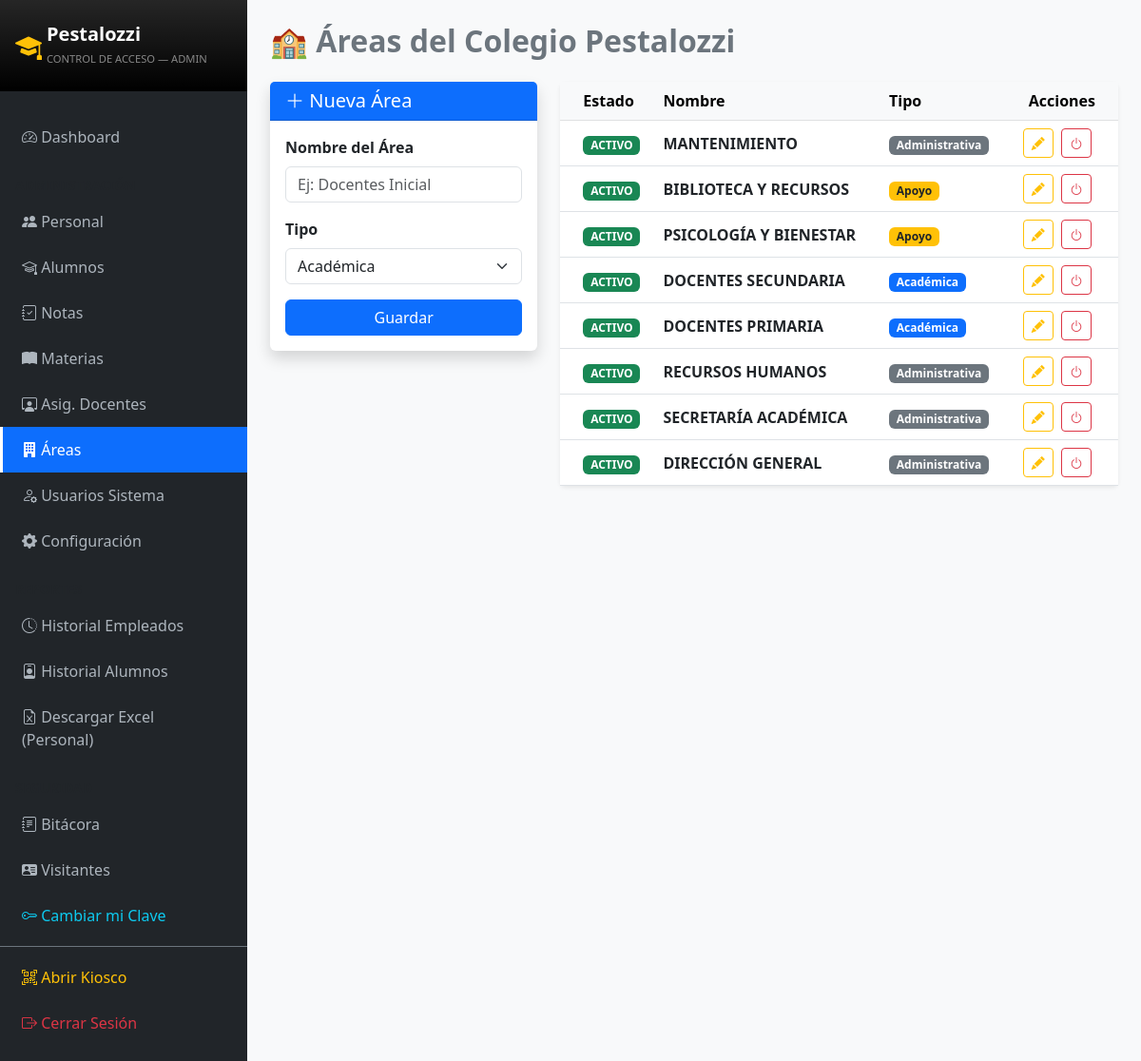
The app's page /public/index.php?c=Department (signed in) with its own data.
### tables this page shows
CREATE TABLE IF NOT EXISTS `areas` (
  `id` int NOT NULL AUTO_INCREMENT,
  `nombre` varchar(100) NOT NULL,
  `tipo` enum('academica','administrativa','apoyo') DEFAULT 'academica',
  `estado` enum('activo','inactivo') DEFAULT 'activo',
  PRIMARY KEY (`id`)
);

### app/controllers/DepartmentController.php (called while the page is built, shortened)
<?php
require_once '../app/models/Department.php';
class DepartmentController {
    private $areaModel;
    public function __construct() {
        $database = new Database();
        $db = $database->getConnection();
        $this->areaModel = new Department($db);
    }
    public function index() {
        $departments = $this->areaModel->readAll();
        require_once '../app/views/departments/index.php';
    }
}
?>

### app/models/Department.php (called while the page is built, shortened)
<?php
class Department {
    private $conn;
    private $tabla = "areas";
    public function __construct($db) {
        $this->conn = $db;
    }
    public function readAll() {
        $query = "SELECT * FROM " . $this->tabla . " ORDER BY id DESC";
        $stmt = $this->conn->prepare($query);
        $stmt->execute();
        return $stmt->fetchAll(PDO::FETCH_ASSOC);
    }
}
?>

### app/views/departments/index.php (the view, shortened to what this page needs)
<!DOCTYPE html>
<html lang="es">
<head>
    <link href="https://cdn.jsdelivr.net/npm/bootstrap@5.3.0/dist/css/bootstrap.min.css" rel="stylesheet">
    <link rel="stylesheet" href="https://cdn.jsdelivr.net/npm/bootstrap-icons@1.10.0/font/bootstrap-icons.css">
</head>
<body class="bg-light">
<div class="d-flex">
    <?php require_once '../app/views/layouts/sidebar.php'; ?>
    <div class="flex-grow-1 p-4" style="height: 100vh; overflow-y: auto;">
        <h2 class="mb-4 fw-bold text-secondary">🏫 Áreas del Colegio Pestalozzi</h2>
        <div class="row">
            <div class="col-md-4">
                <div class="card shadow border-0 mb-4">
                    <div class="card-header bg-primary text-white"><h5 class="m-0"><i class="bi bi-plus-lg"></i> Nueva Área</h5></div>
                    <div class="card-body">
                        <form action="?c=Department&a=store" method="POST">
                            <div class="mb-3">
                                <label class="form-label fw-bold">Nombre del Área</label>
                                <input type="text" name="name" class="form-control" required placeholder="Ej: Docentes Inicial">
                            </div>
                            <div class="mb-3">
                                <label class="form-label fw-bold">Tipo</label>
                                <select name="tipo" class="form-select">
                                    <option value="academica">Académica</option>
                                </select>
                            </div>
                            <div class="d-grid"><button type="submit" class="btn btn-primary">Guardar</button></div>
                        </form>
                    </div>
                </div>
            </div>
            <div class="col-md-8">
                <div class="card shadow-sm border-0">
                    <div class="card-body p-0">
                        <table class="table table-hover align-middle mb-0">
                            <thead class="table-light">
                                <tr><th class="ps-4">Estado</th><th>Nombre</th><th>Tipo</th><th class="text-end pe-4">Acciones</th></tr>
                            </thead>
                            <tbody>
                                <?php if(isset($departments) && count($departments) > 0): ?>
                                    <?php foreach($departments as $dept): ?>
                                    <tr class="<?php echo (isset($dept['estado']) && $dept['estado'] == 'inactivo') ? 'table-inactive' : ''; ?>">
                                        <td class="ps-4">
                                            <?php echo (isset($dept['estado']) && $dept['estado'] == 'inactivo')
                                                ? '<span class="badge bg-danger">INACTIVO</span>'
                                                : '<span class="badge bg-success">ACTIVO</span>'; ?>
                                        </td>
                                        <td class="fw-bold"><?php echo $dept['nombre']; ?></td>
                                        <td>
                                            <?php
                                                $tipoLabel = ['academica' => 'Académica', 'administrativa' => 'Administrativa', 'apoyo' => 'Apoyo'];
                                                $tipoColor = ['academica' => 'bg-primary', 'administrativa' => 'bg-secondary', 'apoyo' => 'bg-warning text-dark'];
                                                $t = $dept['tipo'] ?? 'academica';
                                                echo '<span class="badge ' . ($tipoColor[$t] ?? 'bg-secondary') . '">' . ($tipoLabel[$t] ?? $t) . '</span>';
                                            ?>
                                        </td>
                                        <td class="text-end pe-4">
                                            <a href="?c=Department&a=edit&id=<?php echo $dept['id']; ?>" class="btn btn-sm btn-outline-warning me-1"><i class="bi bi-pencil-fill"></i></a>
                                            <?php if(isset($dept['estado']) && $dept['estado'] == 'inactivo'): ?>
                                                <a href="?c=Department&a=toggle&id=<?php echo $dept['id']; ?>&status=inactivo" class="btn btn-sm btn-outline-success me-1" onclick="confirmarAccion(event, this.href, '¿Reactivar área?', 'Volverá a estar visible.', 'success')"><i class="bi bi-power"></i></a>
                                            <?php else: ?>
                                                <a href="?c=Department&a=toggle&id=<?php echo $dept['id']; ?>&status=activo" class="btn btn-sm btn-outline-danger me-1" onclick="confirmarAccion(event, this.href, '¿Desactivar área?', 'No aparecerá en los formularios.', 'warning')"><i class="bi bi-power"></i></a>
                                            <?php endif; ?>
                                        </td>
                                    </tr>
                                    <?php endforeach; ?>
                                <?php else: ?><tr><td colspan="4" class="text-center p-4">Sin áreas registradas.</td></tr><?php endif; ?>
                            </tbody>
                        </table>
                    </div>
                </div>
            </div>
        </div>
    </div>
</div>
</body>
</html>

### records on screen
areas: estado "ACTIVO", nombre "MANTENIMIENTO", tipo "Administrativa"
areas: estado "ACTIVO", nombre "BIBLIOTECA Y RECURSOS", tipo "Apoyo"
areas: estado "ACTIVO", nombre "PSICOLOGÍA Y BIENESTAR", tipo "Apoyo"
areas: estado "ACTIVO", nombre "DOCENTES SECUNDARIA", tipo "Académica"
areas: estado "ACTIVO", nombre "DOCENTES PRIMARIA", tipo "Académica"
areas: estado "ACTIVO", nombre "RECURSOS HUMANOS", tipo "Administrativa"
areas: estado "ACTIVO", nombre "SECRETARÍA ACADÉMICA", tipo "Administrativa"
areas: estado "ACTIVO", nombre "DIRECCIÓN GENERAL", tipo "Administrativa"

### other values on screen
$_SESSION['role'] "ADMIN"
